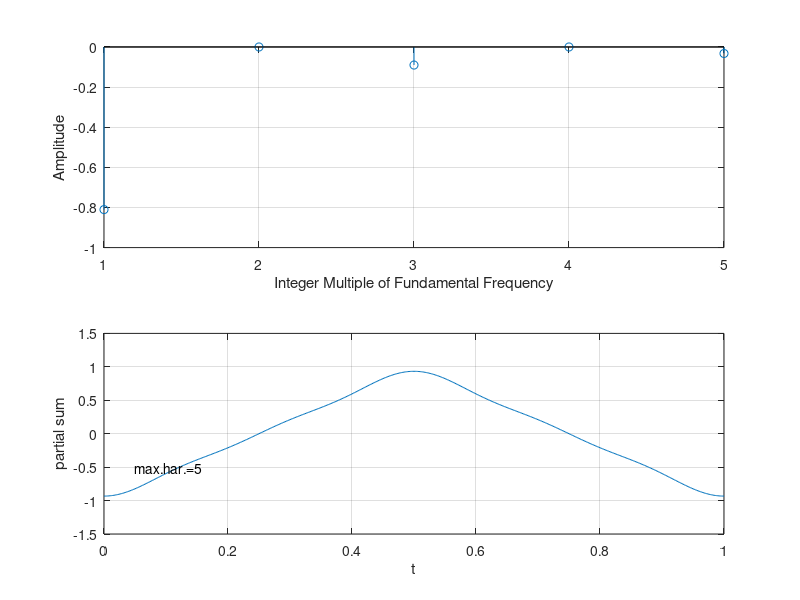

This figure's MATLAB source:
% Program to give partial Fourier sums of a
% Triangular wave of 2 Vpp amplitude
n_max = input('Enter vector of highest harmonic values desired (odd):');
f = 1;
N = n_max;
t = 0:0.002:1;
omega_0 = 2*pi*f;
x=zeros(size(t));
n=1:1:N
a_n=zeros(size(n));
for i=1:(N+1)/2;
k=2*i-1;
a_n(k)=-8/(pi^2*k*k);
% This part is for plotting the Magnitude
figure(2)
subplot(2,1,1);
stem(a_n);
xlabel('Integer Multiple of Fundamental Frequency'); 
ylabel('Amplitude')
grid;
% This part is for plotting the partial Fourier sum
x=x+a_n(k)*cos(omega_0*k*t);
subplot(2,1,2),plot(t,x),xlabel('t'),ylabel('partial sum');
axis([0 1 -1.5 1.5]),text(0.05,-0.5,['max.har.=',num2str(k)]);
grid;
end 
